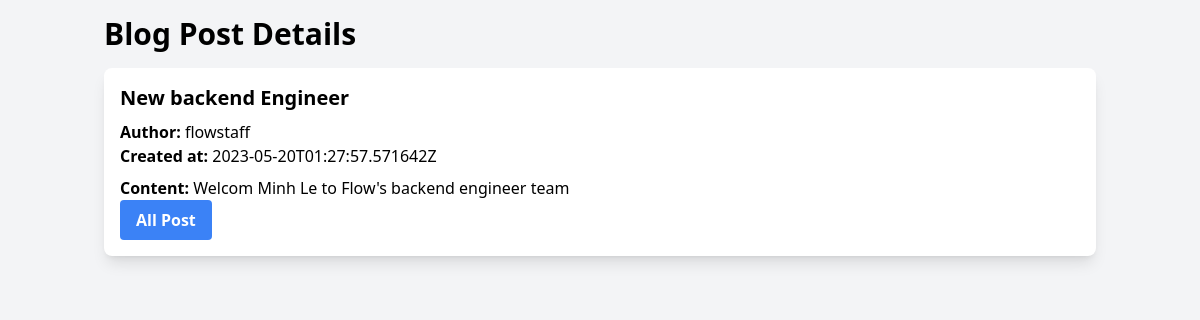
/blogpostlist/2, run on the app's committed database.
### blogPostAPI/models.py (models this page shows, shortened)
class BlogPost(models.Model):
     title = models.CharField(max_length=255)
     content = models.TextField()
     author = models.ForeignKey(User, on_delete=models.CASCADE)
     created_at = models.DateTimeField(auto_now=True)

### blogPostAPI/views.py (the view)
# urls.py: path('blogpostlist/<int:id>', blogPostAPIViews.blogPostDetail)
def blogPostDetail(request, id):
    items = BlogPost.objects.select_related('author').get(pk=id)
    serialized_item = BlogPostSerializer(items)
    return render(request, "blogPostAPI/blog_post_detail.html", {"item": serialized_item.data})

### blogPostAPI/templates/blogPostAPI/blog_post_detail.html (shortened to what this page needs)
<!DOCTYPE html>
<html lang="en">
<head>
    <script src ="https://cdn.tailwindcss.com"></script>
</head>
<body class="bg-gray-100">
    <div class="container mx-auto p-4">
        <h2 class="text-3xl font-bold mb-4">Blog Post Details</h2>
        <div class="bg-white rounded-lg shadow-lg p-4 mb-4">
            <h2 class="text-xl font-semibold mb-2">{{ item.title }}</h2>
            <p><b>Author:</b> {{ item.author.username }}</p>
            <p><b>Created at:</b> {{ item.created_at }}</p>
            <p class="mt-2"><b>Content: </b>{{ item.content }}</p>
            <button type="submit" class="bg-blue-500 hover:bg-blue-700 text-white font-bold py-2 px-4 rounded">
                <a href="/blogpostlist" class="text-white">
                    All Post
                </a>
            </button>
        </div>
    </div>
</body>
</html>

### data on the page
BlogPost: title "New backend Engineer", content "Welcom Minh Le to Flow's backend engineer team"

### other printed values
{{ item.author.username }} "flowstaff"
{{ item.created_at }} "2023-05-20T01:27:57.571642Z"
